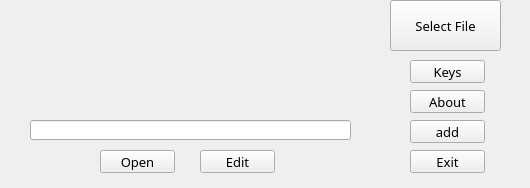
<?xml version="1.0" encoding="UTF-8"?>
<ui version="4.0">
 <class>StartLauncherWindow</class>
 <widget class="QMainWindow" name="StartLauncherWindow">
  <property name="geometry">
   <rect>
    <x>0</x>
    <y>0</y>
    <width>530</width>
    <height>188</height>
   </rect>
  </property>
  <property name="windowTitle">
   <string>VRML - Browser &quot;Limur&quot;</string>
  </property>
  <property name="statusTip">
   <string/>
  </property>
  <property name="animated">
   <bool>true</bool>
  </property>
  <property name="unifiedTitleAndToolBarOnMac">
   <bool>true</bool>
  </property>
  <widget class="QWidget" name="centralwidget">
   <widget class="QPushButton" name="selectFileButton">
    <property name="geometry">
     <rect>
      <x>390</x>
      <y>0</y>
      <width>111</width>
      <height>51</height>
     </rect>
    </property>
    <property name="font">
     <font>
      <family>Microsoft YaHei UI Light</family>
      <pointsize>10</pointsize>
     </font>
    </property>
    <property name="text">
     <string>Select File</string>
    </property>
   </widget>
   <widget class="QPushButton" name="exitButton">
    <property name="geometry">
     <rect>
      <x>410</x>
      <y>150</y>
      <width>75</width>
      <height>23</height>
     </rect>
    </property>
    <property name="font">
     <font>
      <family>Microsoft YaHei UI Light</family>
      <pointsize>10</pointsize>
     </font>
    </property>
    <property name="text">
     <string>Exit</string>
    </property>
   </widget>
   <widget class="QPushButton" name="aboutButton">
    <property name="geometry">
     <rect>
      <x>410</x>
      <y>90</y>
      <width>75</width>
      <height>23</height>
     </rect>
    </property>
    <property name="font">
     <font>
      <family>Microsoft YaHei UI Light</family>
      <pointsize>10</pointsize>
     </font>
    </property>
    <property name="text">
     <string>About</string>
    </property>
   </widget>
   <widget class="QLabel" name="LimurLabel">
    <property name="geometry">
     <rect>
      <x>30</x>
      <y>10</y>
      <width>331</width>
      <height>101</height>
     </rect>
    </property>
    <property name="font">
     <font>
      <pointsize>15</pointsize>
      <weight>75</weight>
      <italic>false</italic>
      <bold>true</bold>
      <underline>false</underline>
      <strikeout>false</strikeout>
      <stylestrategy>PreferAntialias</stylestrategy>
      <kerning>true</kerning>
     </font>
    </property>
    <property name="text">
     <string/>
    </property>
   </widget>
   <widget class="QLineEdit" name="lineEdit">
    <property name="geometry">
     <rect>
      <x>30</x>
      <y>120</y>
      <width>321</width>
      <height>20</height>
     </rect>
    </property>
   </widget>
   <widget class="QPushButton" name="openButton">
    <property name="geometry">
     <rect>
      <x>100</x>
      <y>150</y>
      <width>75</width>
      <height>23</height>
     </rect>
    </property>
    <property name="font">
     <font>
      <family>Microsoft YaHei UI Light</family>
      <pointsize>10</pointsize>
     </font>
    </property>
    <property name="text">
     <string>Open</string>
    </property>
   </widget>
   <widget class="QPushButton" name="editButton">
    <property name="geometry">
     <rect>
      <x>200</x>
      <y>150</y>
      <width>75</width>
      <height>23</height>
     </rect>
    </property>
    <property name="font">
     <font>
      <family>Microsoft YaHei UI Light</family>
      <pointsize>10</pointsize>
     </font>
    </property>
    <property name="text">
     <string>Edit</string>
    </property>
   </widget>
   <widget class="QPushButton" name="keysButton">
    <property name="geometry">
     <rect>
      <x>410</x>
      <y>60</y>
      <width>75</width>
      <height>23</height>
     </rect>
    </property>
    <property name="font">
     <font>
      <family>Microsoft YaHei UI Light</family>
      <pointsize>10</pointsize>
     </font>
    </property>
    <property name="text">
     <string>Keys</string>
    </property>
   </widget>
   <widget class="QPushButton" name="adButton">
    <property name="geometry">
     <rect>
      <x>410</x>
      <y>120</y>
      <width>75</width>
      <height>23</height>
     </rect>
    </property>
    <property name="font">
     <font>
      <family>Microsoft YaHei UI Light</family>
      <pointsize>10</pointsize>
     </font>
    </property>
    <property name="text">
     <string>add</string>
    </property>
   </widget>
  </widget>
 </widget>
 <resources/>
 <connections/>
</ui>
